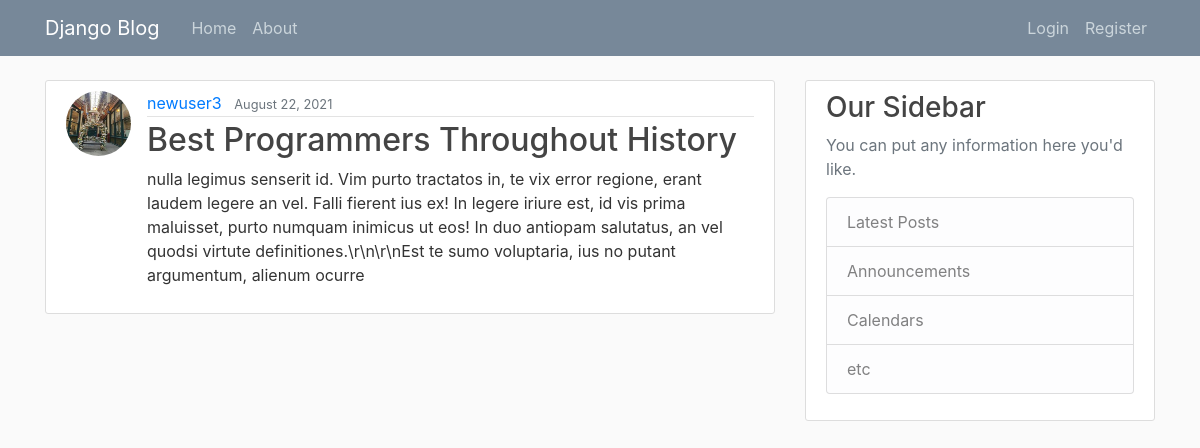
The app's page /post/17/ with its own data.
### blog/models.py (models this page shows, shortened)
class Post(models.Model):
    title = models.CharField(max_length=100)
    content = models.TextField()
    date_posted = models.DateTimeField(default=timezone.now)
    author = models.ForeignKey(User, on_delete=models.CASCADE)

### users/models.py (models this page shows, shortened)
class Profile(models.Model):
    user = models.OneToOneField(User, on_delete=models.CASCADE)
    image = models.ImageField(default='default.jpg', upload_to='profile_pics')

### blog/views.py (the view)
# urls.py: path('post/<int:pk>/', PostDetailView.as_view(), name='post-detail'),
class PostDetailView(DetailView):
    model = Post

### blog/templates/blog/post_detail.html (shortened to what this page needs)
{% extends "blog/base.html" %}
{% block content %}
  <article class="media content-section">
    <img class="rounded-circle article-img" src="{{ object.author.profile.image.url }}">
    <div class="media-body">
      <div class="article-metadata">
        <a class="mr-2" href="{% url 'user-posts' object.author.username %}">{{ object.author }}</a>
        <small class="text-muted">{{ object.date_posted|date:"F d, Y" }}</small>
      </div>
      <h2 class="article-title">{{ object.title }}</h2>
      <p class="article-content">{{ object.content }}</p>
    </div>
  </article>
{% endblock content %}

### blog/static/blog/main.css (style rules this page uses)
body { background: #fafafa; color: #333333; margin-top: 5rem; }
h1, h2, h3, h4, h5, h6 { color: #444444; }
.content-section { background: #ffffff; padding: 10px 20px; border: 1px solid #dddddd; border-radius: 3px; margin-bottom: 20px; }
.article-title { color: #444444; }
.article-content { white-space: pre-line; }
.article-img { height: 65px; width: 65px; margin-right: 16px; }
.article-metadata { padding-bottom: 1px; margin-bottom: 4px; border-bottom: 1px solid #e3e3e3 }

### records on screen
Post: author.profile.image (placeholder picture), author "newuser3", date_posted "August 22, 2021", title "Best Programmers Throughout History", content "nulla legimus senserit id. Vim purto tractatos in, te vix error regione, erant laudem legere an vel. Falli fierent ius ex! In legere iriure est, id vis prima maluisset, purto numquam inimicus ut eos! In duo antiopam salutatus, an vel quodsi virtute definitiones.\\r\\n\\r\\nEst te sumo voluptaria, ius no putant argumentum, alienum ocurre"
